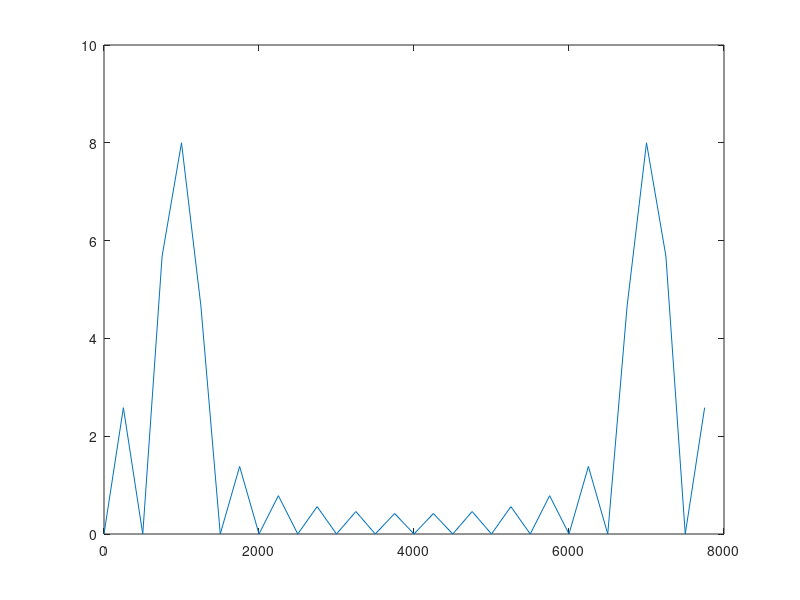

The MATLAB source for this figure:
clc
close all
clear all
n=1:16;
N=32;
f=1000
fs=8000;
x=sin(2*pi*f/fs.*n);
z=zeros(1,16);
x=[x z];
xf=fft(x);
yf=abs(xf);
k=1:32;
f=(0:N-1).*fs/N;
plot(f,yf);